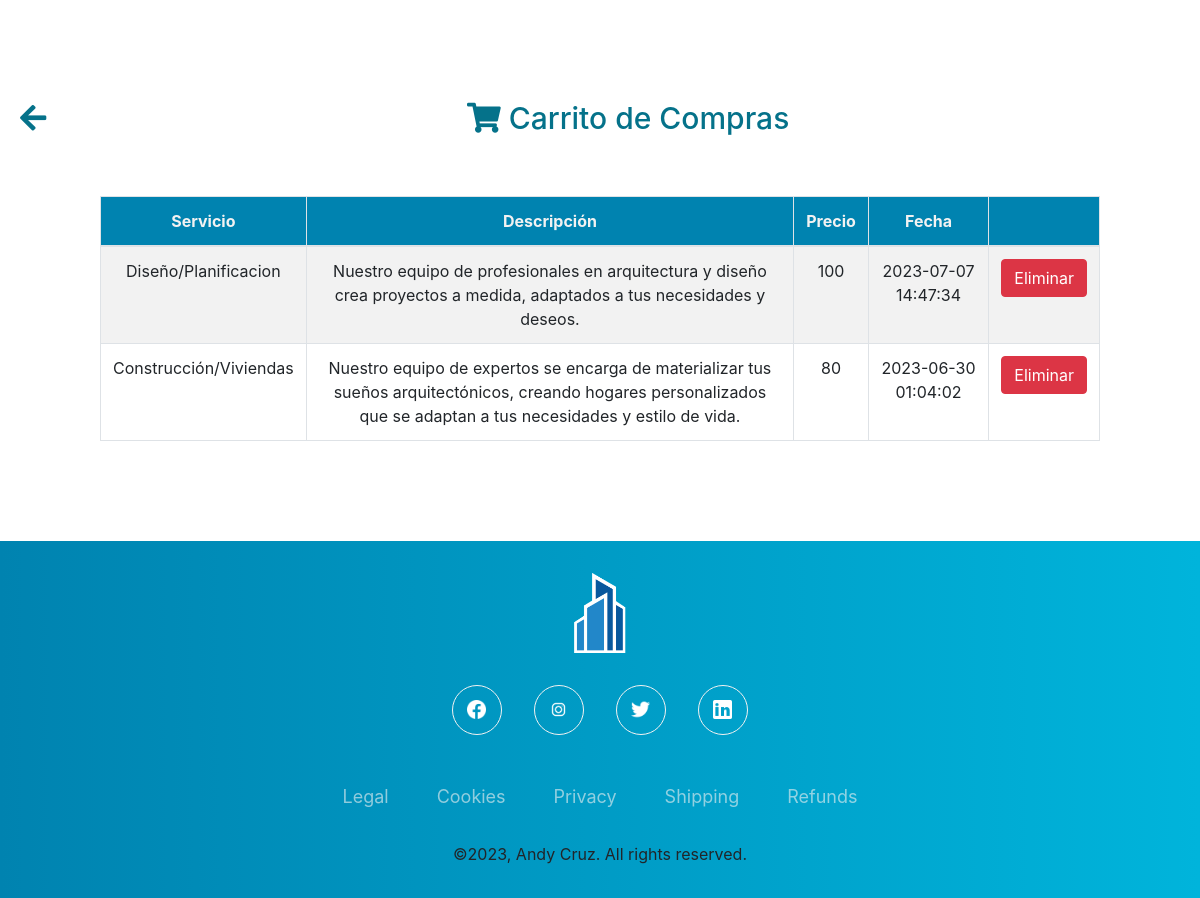
Screenshot of /cart (signed in) with the database file from the repository.
### tables this page shows
CREATE TABLE 'transacciones' ('id' INTEGER PRIMARY KEY NOT NULL, 'usuario_id' INTEGER, 'servicio_id' INTEGER, 'fecha' DATETIME);

CREATE TABLE 'servicios' ('id' INTEGER PRIMARY KEY NOT NULL, 'nombre' TEXT, 'descripcion' TEXT, 'precio' NUMERIC);

### app.py (the view, shortened to what this page needs)
@app.route("/cart", methods=["GET", "POST"])
@login_required
def cart():
    carrito = db.execute(
        "SELECT * FROM servicios JOIN transacciones ON servicios.id = transacciones.servicio_id WHERE transacciones.usuario_id = ? ORDER BY transacciones.fecha DESC",
        session["user_id"],
    )
    return render_template("carrito.html", carrito=carrito)

### app.py (called while the page is built)
@app.after_request
def after_request(response):
    response.headers["Cache-Control"] = "no-cache, no-store, must-revalidate"
    response.headers["Expires"] = 0
    response.headers["Pragma"] = "no-cache"
    return response

### helpers.py (called while the page is built)
def login_required(f):
    @wraps(f)
    def decorated_function(*args, **kwargs):
        if session.get("user_id") is None:
            return redirect("/logIn")
        return f(*args, **kwargs)
    return decorated_function

### templates/carrito.html (shortened to what this page needs)
<!DOCTYPE html>
<html lang="es">
    <head>
        <link rel="stylesheet" href="https://cdn.jsdelivr.net/npm/leaflet@1.7.1/dist/leaflet.css" />
        <link rel="stylesheet" href="https://cdnjs.cloudflare.com/ajax/libs/font-awesome/5.15.3/css/all.min.css">
        <link rel="stylesheet" href="../static/stylesCar.css">
        <link rel="stylesheet" href="https://stackpath.bootstrapcdn.com/bootstrap/4.5.2/css/bootstrap.min.css">
    </head>
    <body>
        <main>
            <h2 class="titulo">
                <a href="/">
                    <i class="fas fa-arrow-left back-arrow flecha"></i>
                </a>
                <span class="contenido">
                    <i class="fas fa-shopping-cart"></i>
                    Carrito de Compras
                </span>
            </h2>
            <div class="table-container ">
                <table class="table table-bordered table-striped ">
                    <thead >
                        <tr>
                            <th scope="col">Servicio</th>
                            <th scope="col">Descripción</th>
                            <th scope="col">Precio</th>
                            <th scope="col">Fecha</th>
                            <th scope="col"></th>
                        </tr>
                    </thead>
                    <tbody>
                        {% for row in carrito %}
                        <tr>
                            <td>{{ row.nombre }}</td>
                            <td>{{ row.descripcion }}</td>
                            <td>{{ row.precio }}</td>
                            <td>{{ row.fecha }}</td>
                            <td>
                                <button class="btn btn-danger eliminar-btn" data-id="{{ row.id }}">Eliminar</button>
                            </td>
                        </tr>
                        {% endfor %}
                    </tbody>
                </table>
            </div>
        </main>
        <footer class="d-flex justify-content-center align-items-center">
            <img src="../static/img/Contruct.png" alt="" class="logo">
            <div class="social-icons-container">
                <a href="../static/InstagramBlanco.png" class="social-icon"></a>
                <a href="../static/FacebookBlanco.png" class="social-icon"></a>
                <a href="../static/LinkedinBlanco.png" class="social-icon"></a>
                <a href="../static/TwitterBlanco.png" class="social-icon"></a>
            </div>
            <ul class="footer-menu-container">
                <li class="menu-item">Legal</li>
                <li class="menu-item">Cookies</li>
                <li class="menu-item">Privacy</li>
                <li class="menu-item">Shipping</li>
                <li class="menu-item">Refunds</li>
            </ul>
            <span class="copyrigh">&copy;2023, Andy Cruz. All rights reserved.</span>
        </footer>
    </body>
</html>

### static/stylesCar.css (style rules this page uses)
* { margin: 0; padding: 0; box-sizing: border-box; }
body { font-family: 'open sans'; }
main { margin-top: 100px; margin-bottom: 100px; }
.titulo { color: #05728a; color: -webkit-linear-gradient(to right, #0083B0, #00B4DB); color: linear-gradient(to right, #0083B0, #00B4DB); font-size: 30px; text-align: center; margin-bottom: 60px; display: flex; align-items: center; }
.titulo .flecha { margin-right: 10px; order: -1; margin-left: 20px; color: #05728a; color: -webkit-linear-gradient(to right, #0083B0, #00B4DB); color: linear-gradient(to right, #0083B0, #00B4DB); }
.titulo .contenido { margin-left: auto; margin-right: auto; }
.table-container { max-width: 1000px; margin: 0 auto; }
table { width: 100%; border-collapse: collapse; }
thead { background-color: #0083B0; text-align: left; padding: 10px; justify-content: center; text-align: center; color: #f2f2f2; }
tbody td { padding: 10px; justify-content: center; text-align: center; }
.eliminar-btn { background-color: #ff0000; color: #fff; border: none; padding: 5px 10px; cursor: pointer; justify-content: center; text-align: center; }
footer { width: 100%; bottom: 0; left: 0; padding: 2rem 8%; background: #00B4DB; background: -webkit-linear-gradient(to right, #0083B0, #00B4DB); background: linear-gradient(to right, #0083B0, #00B4DB); display: flex; justify-content: center; align-items: center; flex-direction: column; }
.logo { height: 80px; margin-bottom: 1rem; }
.social-icons-container, .footer-menu-container { display: flex; justify-content: center; align-items: center; flex-wrap: wrap; margin-bottom: 1rem; }
.social-icon { height: 50px; width: 50px; border-radius: 50px; border: 1px solid #f2f2f2; background-image: url(../static/img/FacebookBlanco.png); background-position: center; background-size: 40%; background-repeat: no-repeat; margin: 1rem; }
.social-icon:nth-of-type(2) { background-image: url(../static/img/InstagramBlanco.png); }
.social-icon:nth-of-type(3) { background-image: url(../static/img/TwitterBlanco.png); }
.social-icon:nth-of-type(4) { background-image: url(../static/img/LinkedinBlanco.png); }
.footer-menu-container { list-style-type: none; color: #f2f2f2; font-size: 18px; }
.menu-item { margin: 1rem 1.5rem; cursor: pointer; opacity: 0.6; }

### rows the page displays
transacciones: nombre "Diseño/Planificacion", descripcion "Nuestro equipo de profesionales en arquitectura y diseño crea proyectos a medida, adaptados a tus necesidades y deseos.", precio "100", fecha "2023-07-07 14:47:34"
transacciones: nombre "Construcción/Viviendas", descripcion "Nuestro equipo de expertos se encarga de materializar tus sueños arquitectónicos, creando hogares personalizados que se adaptan a tus necesidades y estilo de vida.", precio "80", fecha "2023-06-30 01:04:02"
